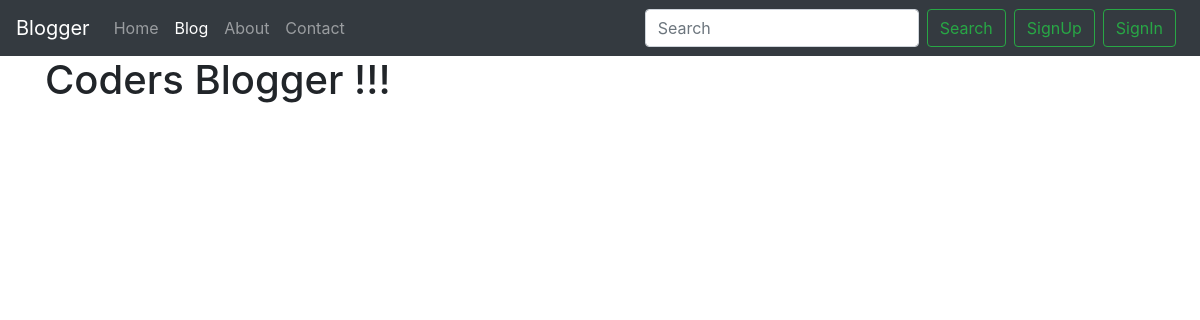
The page /blog/ on the database as committed earlier.
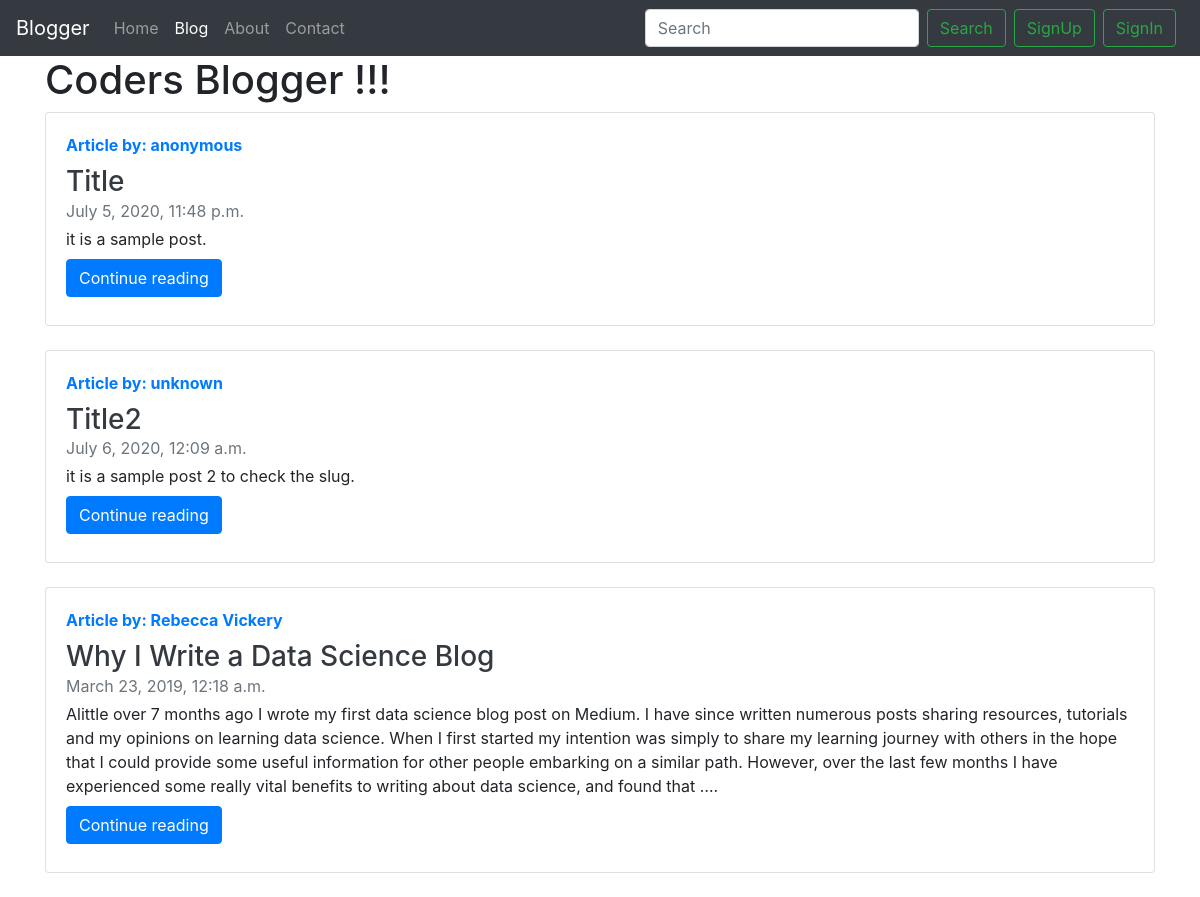
The same page on the database as committed later.
### blog/models.py (models this page shows)
class Post(models.Model):
    sno = models.AutoField(primary_key=True)
    title = models.CharField(max_length=250)
    content = models.TextField()
    author = models.CharField(max_length=20)
    slug = models.CharField(max_length=130, default='Anonymous')
    timeStamp = models.DateTimeField(blank=True)
    def __str__(self):
        return 'by: '+self.author

### blog/views.py (the view)
# urls.py: path('', views.blogHome, name="blogHome"),
def blogHome(request):
    allPosts = Post.objects.all()
    print(allPosts)
    context = {'allPosts': allPosts}
    return render(request, 'blog/blogHome.html', context)

### templates/blog/blogHome.html (shortened to what this page needs)
{% extends 'base.html'%}
{% block blogactive %}
active
{% endblock blogactive %}
{% block body %}
<div class="container">
    <div class="row">
        <div class="col">
            <h1>Coders Blogger
                !!!</h1>
        </div>
    </div>
    {% for post in allPosts %}
    <div class="row">
        <div class="col">
            <div class="card flex-md-row mb-4 box-shadow h-md-250">
                <div class="card-body d-flex flex-column align-items-start">
                    <strong class="d-inline-block mb-2 text-primary">Article by: {{post.author}}</strong>
                    <h3 class="mb-0">
                        <a class="text-dark" href="#">{{post.title}}</a>
                    </h3>
                    <div class="mb-1 text-muted">{{post.timeStamp}}</div>
                    <p class="card-text mb-auto">{{post.content|truncatechars:500}}.</p>
                    <div class="my-2">
                        <a href="/blog/{{post.slug}}" role="button" class="btn btn-primary">Continue reading</a>
                    </div>
                </div>
            </div>
        </div>
    </div>
    {% endfor %}
</div>
{% endblock body %}

Rows that differ between the two databases and show on the page:
added Post: author "anonymous", title "Title", timeStamp "July 5, 2020, 11:48 p.m.", content "it is a sample post"
added Post: author "unknown", title "Title2", timeStamp "July 6, 2020, 12:09 a.m.", content "it is a sample post 2 to check the slug"
added Post: author "Rebecca Vickery", title "Why I Write a Data Science Blog", timeStamp "March 23, 2019, 12:18 a.m.", content "Alittle over 7 months ago I wrote my first data science blog post on Medium. I have since written numerous posts sharing resources, tutorials and my opinions on learning data science. When I first started my intention was simply to share my learning journey with others in the hope that I could provide some useful information for other people embarking on a similar path. However, over the last few months I have experienced some really vital benefits to writing about data science, and found that …"
